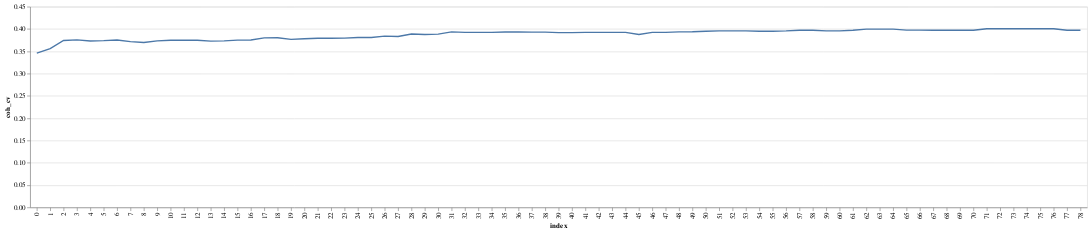

Notebook source saved alongside this figure:
### Code cell
alt.Chart(metrics).mark_line().encode(
    x= 'index:O',
    y='coh_cv:Q')

### Figure 1 — Vega-Lite specification as saved in the notebook (floating-point values rounded to 4 significant figures)
{"config": {"view": {"continuousWidth": 400, "continuousHeight": 300}}, "data": {"name": "data-ff9e5396b016c0595abd3cf75fcd1f88"}, "mark": "line", "encoding": {"x": {"type": "ordinal", "field": "index"}, "y": {"type": "quantitative", "field": "coh_cv"}}, "$schema": "https://vega.github.io/schema/vega-lite/v4.8.1.json", "datasets": {"data-ff9e5396b016c0595abd3cf75fcd1f88": [{"index": 0, "conv": 19.82, "perp": 4851.0, "coh_cv": 0.3458, "coh_umass": -9.726}, {"index": 1, "conv": 14.99, "perp": 4650.0, "coh_cv": 0.3559, "coh_umass": -8.975}, {"index": 2, "conv": 13.32, "perp": 4581.0, "coh_cv": 0.3743, "coh_umass": -8.49}, {"index": 3, "conv": 13.01, "perp": 4539.0, "coh_cv": 0.3754, "coh_umass": -8.099}, {"index": 4, "conv": 12.45, "perp": 4512.0, "coh_cv": 0.3731, "coh_umass": -7.637}, {"index": 5, "conv": 11.41, "perp": 4494.0, "coh_cv": 0.3738, "coh_umass": -7.475}, {"index": 6, "conv": 9.554, "perp": 4480.0, "coh_cv": 0.3753, "coh_umass": -7.416}, {"index": 7, "conv": 12.65, "perp": 4470.0, "coh_cv": 0.3715, "coh_umass": -6.939}, {"index": 8, "conv": 11.4, "perp": 4462.0, "coh_cv": 0.3698, "coh_umass": -7.017}, {"index": 9, "conv": 9.895, "perp": 4454.0, "coh_cv": 0.3732, "coh_umass": -6.986}, {"index": 10, "conv": 7.577, "perp": 4448.0, "coh_cv": 0.3748, "coh_umass": -6.946}, {"index": 11, "conv": 11.56, "perp": 4443.0, "coh_cv": 0.3748, "coh_umass": -6.954}, {"index": 12, "conv": 8.633, "perp": 4438.0, "coh_cv": 0.3747, "coh_umass": -6.894}, {"index": 13, "conv": 9.425, "perp": 4434.0, "coh_cv": 0.3729, "coh_umass": -6.934}, {"index": 14, "conv": 7.399, "perp": 4430.0, "coh_cv": 0.3732, "coh_umass": -6.946}, {"index": 15, "conv": 8.445, "perp": 4427.0, "coh_cv": 0.375, "coh_umass": -6.948}, {"index": 16, "conv": 8.778, "perp": 4424.0, "coh_cv": 0.3753, "coh_umass": -6.928}, {"index": 17, "conv": 11.55, "perp": 4422.0, "coh_cv": 0.38, "coh_umass": -6.818}, {"index": 18, "conv": 9.545, "perp": 4420.0, "coh_cv": 0.3803, "coh_umass": -6.841}, {"index": 19, "conv": 10.06, "perp": 4417.0, "coh_cv": 0.3765, "coh_umass": -6.893}, {"index": 20, "conv": 8.03, "perp": 4415.0, "coh_cv": 0.3782, "coh_umass": -6.869}, {"index": 21, "conv": 5.066, "perp": 4413.0, "coh_cv": 0.3792, "coh_umass": -6.895}, {"index": 22, "conv": 8.554, "perp": 4412.0, "coh_cv": 0.3792, "coh_umass": -6.895}, {"index": 23, "conv": 7.03, "perp": 4410.0, "coh_cv": 0.3794, "coh_umass": -6.821}, {"index": 24, "conv": 7.05, "perp": 4409.0, "coh_cv": 0.381, "coh_umass": -6.771}, {"index": 25, "conv": 9.059, "perp": 4408.0, "coh_cv": 0.381, "coh_umass": -6.773}, {"index": 26, "conv": 6.426, "perp": 4406.0, "coh_cv": 0.3839, "coh_umass": -6.714}, {"index": 27, "conv": 7.554, "perp": 4405.0, "coh_cv": 0.3832, "coh_umass": -6.726}, {"index": 28, "conv": 6.419, "perp": 4404.0, "coh_cv": 0.3888, "coh_umass": -6.787}, {"index": 29, "conv": 6.03, "perp": 4403.0, "coh_cv": 0.3876, "coh_umass": -6.665}, {"index": 30, "conv": 6.086, "perp": 4402.0, "coh_cv": 0.3883, "coh_umass": -6.64}, {"index": 31, "conv": 9.05, "perp": 4401.0, "coh_cv": 0.3935, "coh_umass": -6.64}, {"index": 32, "conv": 9.03, "perp": 4400.0, "coh_cv": 0.3925, "coh_umass": -6.55}, {"index": 33, "conv": 5.04, "perp": 4399.0, "coh_cv": 0.3924, "coh_umass": -6.487}, {"index": 34, "conv": 5.535, "perp": 4398.0, "coh_cv": 0.3924, "coh_umass": -6.487}, {"index": 35, "conv": 6.554, "perp": 4397.0, "coh_cv": 0.3933, "coh_umass": -6.455}, {"index": 36, "conv": 6.545, "perp": 4396.0, "coh_cv": 0.3933, "coh_umass": -6.455}, {"index": 37, "conv": 6.535, "perp": 4395.0, "coh_cv": 0.3931, "coh_umass": -6.577}, {"index": 38, "conv": 7.564, "perp": 4394.0, "coh_cv": 0.3931, "coh_umass": -6.576}, {"index": 39, "conv": 4.053, "perp": 4394.0, "coh_cv": 0.3919, "coh_umass": -6.588}, {"index": 40, "conv": 6.03, "perp": 4393.0, "coh_cv": 0.3919, "coh_umass": -6.588}, {"index": 41, "conv": 7.0, "perp": 4392.0, "coh_cv": 0.3923, "coh_umass": -6.633}, {"index": 42, "conv": 11.0, "perp": 4392.0, "coh_cv": 0.3923, "coh_umass": -6.633}, {"index": 43, "conv": 6.05, "perp": 4391.0, "coh_cv": 0.3924, "coh_umass": -6.631}, {"index": 44, "conv": 10.0, "perp": 4391.0, "coh_cv": 0.3924, "coh_umass": -6.631}, {"index": 45, "conv": 11.0, "perp": 4390.0, "coh_cv": 0.3877, "coh_umass": -6.713}, {"index": 46, "conv": 6.0, "perp": 4390.0, "coh_cv": 0.3924, "coh_umass": -6.631}, {"index": 47, "conv": 10.0, "perp": 4390.0, "coh_cv": 0.3924, "coh_umass": -6.631}, {"index": 48, "conv": 5.0, "perp": 4389.0, "coh_cv": 0.3935, "coh_umass": -6.669}, {"index": 49, "conv": 10.0, "perp": 4389.0, "coh_cv": 0.3938, "coh_umass": -6.594}, {"index": 50, "conv": 6.05, "perp": 4388.0, "coh_cv": 0.395, "coh_umass": -6.627}, {"index": 51, "conv": 3.525, "perp": 4388.0, "coh_cv": 0.3956, "coh_umass": -6.54}, {"index": 52, "conv": 5.04, "perp": 4387.0, "coh_cv": 0.3956, "coh_umass": -6.541}, {"index": 53, "conv": 5.545, "perp": 4387.0, "coh_cv": 0.3956, "coh_umass": -6.542}, {"index": 54, "conv": 5.545, "perp": 4386.0, "coh_cv": 0.395, "coh_umass": -6.627}, {"index": 55, "conv": 6.04, "perp": 4386.0, "coh_cv": 0.395, "coh_umass": -6.627}, {"index": 56, "conv": 12.0, "perp": 4386.0, "coh_cv": 0.3956, "coh_umass": -6.545}, {"index": 57, "conv": 5.04, "perp": 4385.0, "coh_cv": 0.3971, "coh_umass": -6.67}, {"index": 58, "conv": 11.0, "perp": 4385.0, "coh_cv": 0.3971, "coh_umass": -6.671}, {"index": 59, "conv": 4.535, "perp": 4385.0, "coh_cv": 0.3956, "coh_umass": -6.546}, {"index": 60, "conv": 7.0, "perp": 4384.0, "coh_cv": 0.3956, "coh_umass": -6.545}, {"index": 61, "conv": 5.0, "perp": 4384.0, "coh_cv": 0.3971, "coh_umass": -6.67}, {"index": 62, "conv": 5.0, "perp": 4384.0, "coh_cv": 0.3998, "coh_umass": -6.652}, {"index": 63, "conv": 6.0, "perp": 4384.0, "coh_cv": 0.3998, "coh_umass": -6.653}, {"index": 64, "conv": 4.03, "perp": 4383.0, "coh_cv": 0.3998, "coh_umass": -6.653}, {"index": 65, "conv": 5.545, "perp": 4383.0, "coh_cv": 0.3974, "coh_umass": -6.578}, {"index": 66, "conv": 4.03, "perp": 4383.0, "coh_cv": 0.3974, "coh_umass": -6.581}, {"index": 67, "conv": 6.0, "perp": 4383.0, "coh_cv": 0.3971, "coh_umass": -6.476}, {"index": 68, "conv": 9.0, "perp": 4382.0, "coh_cv": 0.3971, "coh_umass": -6.477}, {"index": 69, "conv": 9.0, "perp": 4382.0, "coh_cv": 0.3971, "coh_umass": -6.475}, {"index": 70, "conv": 8.0, "perp": 4382.0, "coh_cv": 0.3971, "coh_umass": -6.476}, {"index": 71, "conv": 4.535, "perp": 4382.0, "coh_cv": 0.4006, "coh_umass": -6.466}, {"index": 72, "conv": 3.0, "perp": 4382.0, "coh_cv": 0.4006, "coh_umass": -6.467}, {"index": 73, "conv": 7.0, "perp": 4381.0, "coh_cv": 0.4006, "coh_umass": -6.468}, {"index": 74, "conv": 7.0, "perp": 4381.0, "coh_cv": 0.4006, "coh_umass": -6.468}, {"index": 75, "conv": 6.05, "perp": 4381.0, "coh_cv": 0.4006, "coh_umass": -6.466}, {"index": 76, "conv": 9.0, "perp": 4381.0, "coh_cv": 0.4006, "coh_umass": -6.466}, {"index": 77, "conv": 8.0, "perp": 4381.0, "coh_cv": 0.3971, "coh_umass": -6.477}, {"index": 78, "conv": 8.0, "perp": 4380.0, "coh_cv": 0.3971, "coh_umass": -6.476}]}}
